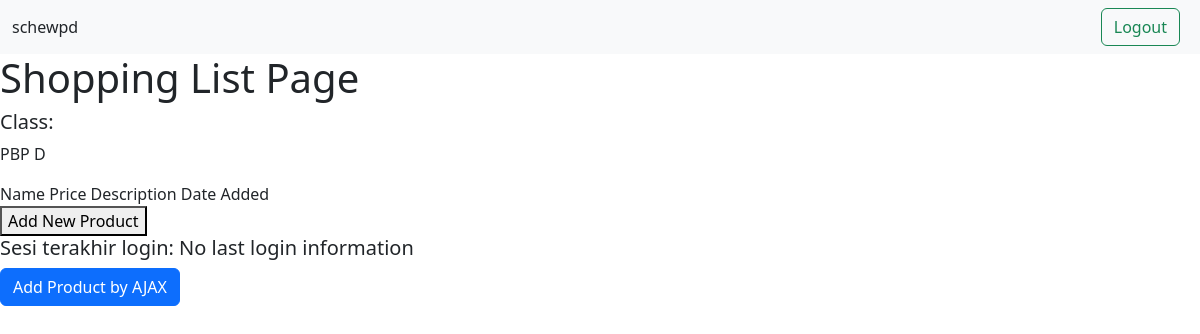
The app's page / (signed in), older data.
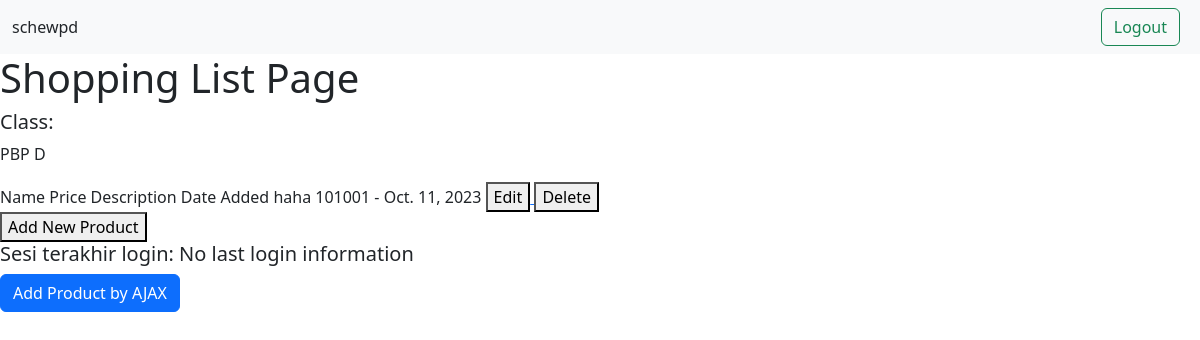
The same page, newer data.
### main/models.py (models this page shows)
class Product(models.Model):
    user = models.ForeignKey(User, on_delete=models.CASCADE)
    name = models.CharField(max_length=255)
    date_added = models.DateField(auto_now_add=True)
    price = models.IntegerField()
    description = models.TextField()

### main/views.py (the view)
# urls.py: path('', show_main, name='show_main'),
@login_required(login_url='/login')
def show_main(request):
    products = Product.objects.filter(user=request.user)
    last_login = request.COOKIES.get('last_login', 'No last login information')
    context = {
        'name': request.user.username,
        'class': 'PBP D',
        'products': products,
        'last_login': last_login
    }
    return render(request, "main.html", context)

### main/templates/main.html (shortened to what this page needs)
{% extends 'base.html' %}
{% block content %}
<nav class="navbar bg-body-tertiary">
  <form class="container-fluid justify-content-start">
    <th> {{name}}</th>
    <div class="ms-auto order-2">
      <a href="{% url 'main:logout' %}" class="btn btn-outline-success me-2" type="button">Logout</a>
    </div>
  </form>
</nav>
    <h1>Shopping List Page</h1>
    <h5>Class:</h5>
    <p>{{class}}</p>
        <tr>
            <th>Name</th>
            <th>Price</th>
            <th>Description</th>
            <th>Date Added</th>
        </tr>
        {% for product in products %}
            <tr>
                <td>{{product.name}}</td>
                <td>{{product.price}}</td>
                <td>{{product.description}}</td>
                <td>{{product.date_added}}</td>
                <td>
                    <a href="{% url 'main:edit_product' product.pk %}">
                        <button>
                            Edit
                        </button>
                    </a>
                    <a href="{% url 'main:delete_product' product.pk %}">
                        <button>
                            Delete
                        </button>
                    </a>
                </td>
            </tr>
        {% endfor %}
    <br />
    <a href="{% url 'main:create_product' %}">
        <button>
            Add New Product
        </button>
    </a>
    <h5>Sesi terakhir login: {{ last_login }}</h5>
    <button type="button" class="btn btn-primary" data-bs-toggle="modal" data-bs-target="#exampleModal">Add Product by AJAX</button>
{% endblock content %}

Row changes from the older to the newer data that the page shows:
added Product: name "haha", price "101001", description "-", date_added "Oct. 11, 2023"
